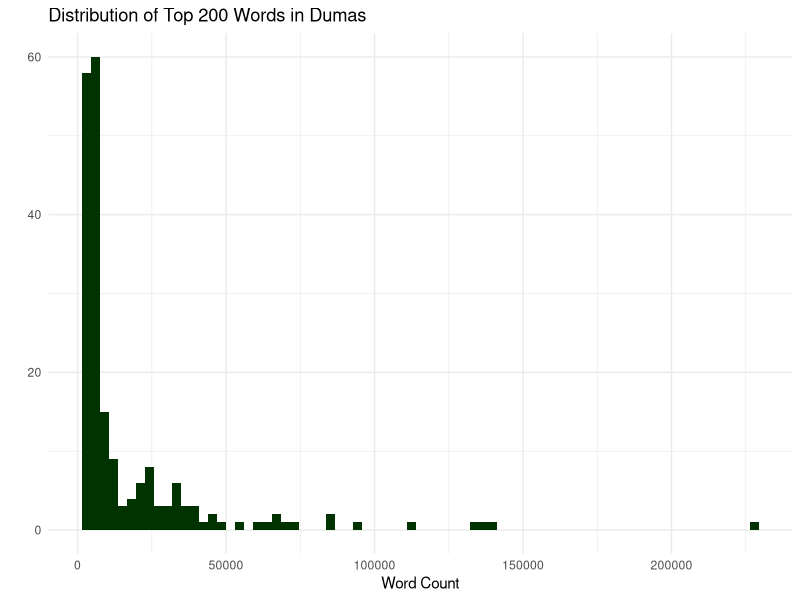
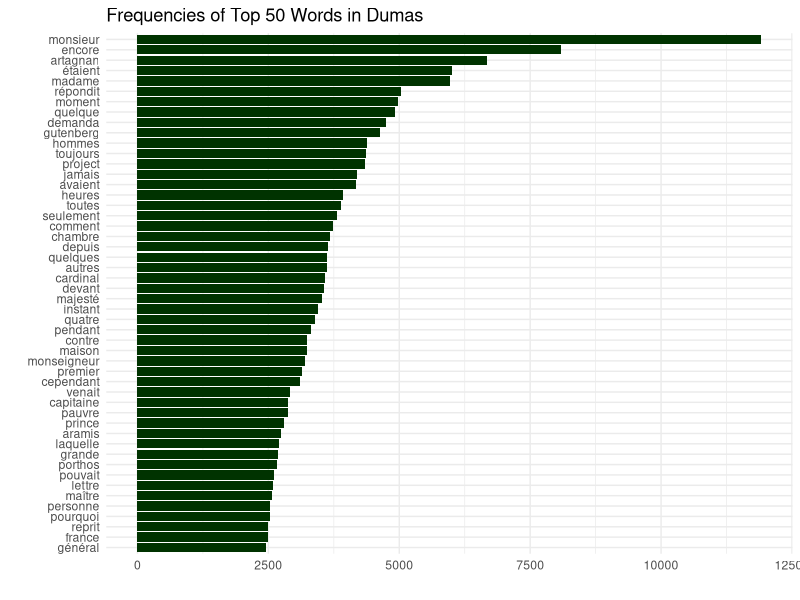

The R script that drew these images, in order:
library(ggplot2)
words <- read.table(file = "res.txt",sep = "")
words$V2 <- as.character(words$V2)
words$V1 <- as.numeric(words$V1)
words <- words[order(-words$V1),]

bigger_words <- words[which(nchar(words$V2)>5),] 
ggplot(data = head(words,200)) + geom_histogram( aes(x = V1),fill="#003300", bins = 75)  +
                                 ggtitle("Distribution of Top 200 Words in Dumas")+xlab("Word Count")+ylab("")+ theme_minimal()

ggplot(data = head(bigger_words,50)) + geom_bar(aes(x = reorder(x = V2,V1), y = V1),fill="#003300",stat="identity") +
                                       coord_flip( ) + xlab("")+ylab("")+
                                       ggtitle("Frequencies of Top 50 Words in Dumas")+
                                       theme_minimal()
